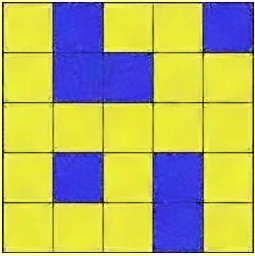
#> input picture Task 7/denoised_image.jpg, 255 x 256 px, found by its file name
$ jupyter execute Task_7_PartB.ipynb
#> lines starting #> are read from the running program, lines starting #| are printed output that depends on the picture; after the words box and inside, x2 and y2 are one past the last pixel; in counts of white or black regions, pixels touching at a corner belong together
[cell 1]
import numpy as np
import cv2
import matplotlib.pyplot as plt
img=cv2.imread('/content/denoised_image.jpg')
#> img is the input picture: shape (256, 255, 3); mean B, G, R 106.9, 177.1, 177.8
def find_path(grid):
    def is_valid_move(x, y):
        return 0 <= x < grid.shape[0] and 0 <= y < grid.shape[1] and grid[x, y] != 0

    def backtrack(x, y, path):
#> called with x = 0, y = 0
        if x == grid.shape[0] - 1 and y == grid.shape[1] - 1:
            return True
        for dx, dy in [(0, 1), (1, 0)]:
            new_x, new_y = x + dx, y + dy
            if is_valid_move(new_x, new_y):
                path.append((new_x, new_y))
                if backtrack(new_x, new_y, path):
                    return True
                path.pop()
        return False

    path = [(0, 0)]
    if backtrack(0, 0, path):
        return path
    return None

# Example grid
grid = np.array([[1, 0, 1, 1, 0],
                 [1, 0, 0, 1, 1],
                 [1, 1, 1, 1, 1],
                 [1, 0, 1, 0, 1],
                 [1, 1, 1, 0, 1]])

path = find_path(grid)
if path:
    print("Path found:")
    for step in path:
        print(step)
else:
    print("No path found.")

print(path)
height, width, _ = img.shape
#> height = 256; width = 255
z=(height/5 +width/5)/2
#> z = 51.1
z=z//2
#> z = 25
transformed_coordinates = [(2*z*x + z, 2*z*y + z) for x, y in path]

if img is None:
    print("Error: Image not loaded.")
else:

    # Draw circles at transformed coordinates
    for x, y in transformed_coordinates:
       cv2.circle(img, (int(y), int(x)), 5, (0, 255, 0), -1)  # Green circles for path points
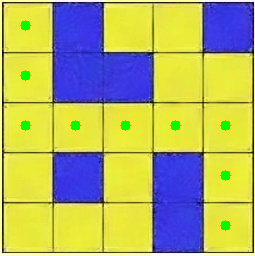
#> img: shape (256, 255, 3); 1.12% of pixels changed, all inside (x1, y1, x2, y2) = (20, 20, 231, 231)

# Convert the image from BGR to RGB (Matplotlib expects RGB images)
denoised_image_rgb = cv2.cvtColor(img, cv2.COLOR_BGR2RGB)
cv2.imwrite('denoised_image.jpg', img)

# Display the denoised image using Matplotlib
plt.imshow(denoised_image_rgb)
plt.axis('off')  # Turn off axis numbers
plt.show()


$ run again, with Task 7/Task7_PartB.png saved as Task 7/denoised_image.jpg
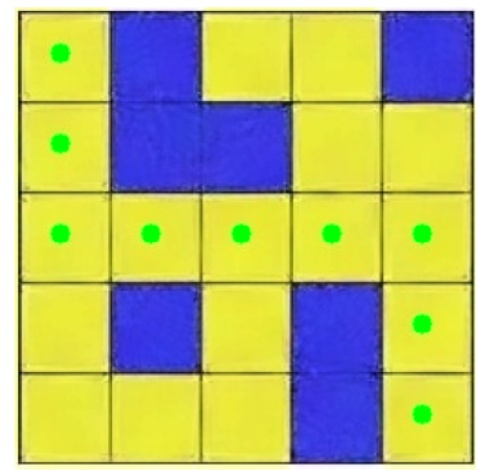
#> input picture Task 7/Task7_PartB.png, 496 x 470 px, found by its file name
#> img is the input picture: shape (470, 496, 3); mean B, G, R 119.5, 183.7, 180.9
#> after the loop `for x, y in transformed_coordinates:`:
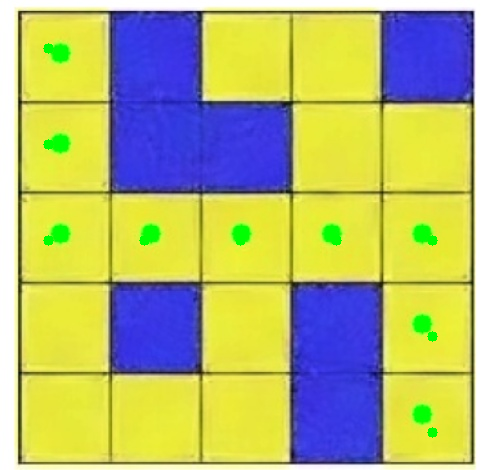
#> img: shape (470, 496, 3); 0.31% of pixels changed, all inside (x1, y1, x2, y2) = (43, 43, 438, 438)
